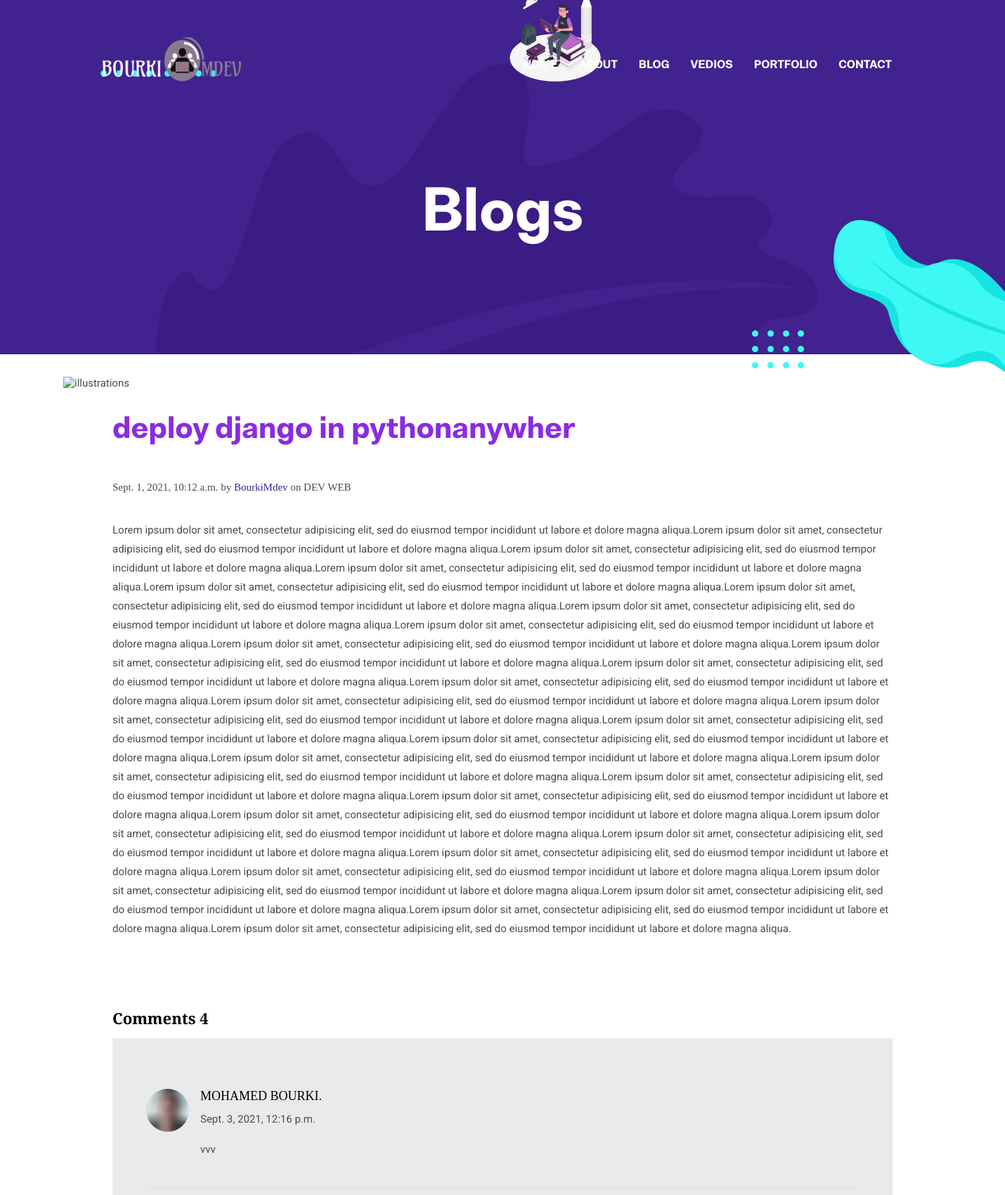
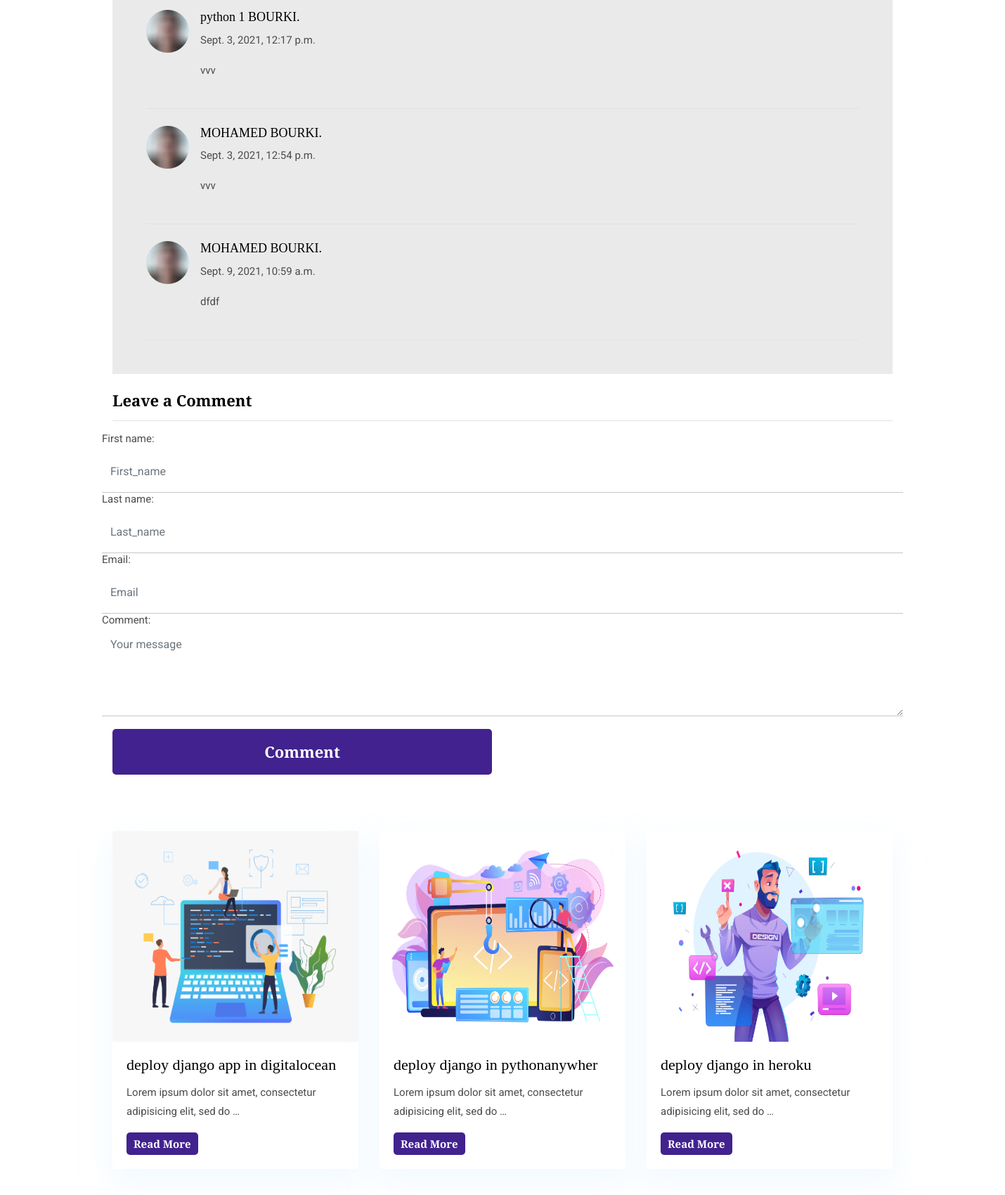
/blogdetail/pythonanywher/ (upper part), run on the app's committed database (2 pictures, top to bottom).
### bourki/models.py (models this page shows, shortened)
class Blog(models.Model):
    title = models.CharField(max_length=200)
    slug = models.SlugField(unique=True)
    category = models.ForeignKey(Categoryblog, on_delete=models.CASCADE)
    image = models.ImageField(upload_to="media")
    view_count = models.PositiveIntegerField(default=0)
    description = RichTextUploadingField(null=True, blank=True)
    small_description=models.TextField(null=True, blank=True,default="")
    seo=models.TextField(null=True, blank=True,default="")
    date=models.DateTimeField(default=timezone.now)

class Comment(models.Model):
    blog=models.ForeignKey(Blog,related_name='comments',on_delete=models.CASCADE)
    First_name=models.CharField(max_length=200)
    Last_name =models.CharField(max_length=200)
    Email=models.EmailField(null=True, blank=True)
    Comment=models.TextField(null=True, blank=True,default="")
    created_at=models.DateTimeField(default=timezone.now)

### bourki/views.py (the view, shortened to what this page needs)
# urls.py: path("blogdetail/<slug:slug>/",DlogdetailView.as_view(),name="blogdetail"),
class  DlogdetailView(CreateView):
    model=Comment
    template_name="blogdetail.html"
    form_class = CommentForm
    success_url = reverse_lazy("bourki:thanks")
    def get_context_data(self, **kwargs):
        context = super().get_context_data(**kwargs)
        url_slug = self.kwargs['slug']
        blog = Blog.objects.get(slug=url_slug)
        blog.view_count += 1
        blog.save()
        context['blog'] = blog
        context['reviews'] = Reviews.objects.all().order_by("-id")
        context['blogs'] = Blog.objects.all().filter().order_by('-id')[0:3]
        return context

### bourki/forms.py
class CommentForm(forms.ModelForm):
    class  Meta:
        model=Comment
        fields = ["First_name", "Last_name","Email", "Comment"]
        widgets = {'First_name': forms.TextInput(attrs={'class': 'form-control', 'placeholder': 'First_name','required': True}),
                           'Last_name': forms.TextInput(attrs={'class': 'form-control', 'placeholder': 'Last_name','required': True}),
                           'Email': forms.EmailInput(attrs={'type':"email", 'class': 'form-control', 'placeholder': 'Email','required': True}),
                           'Comment': forms.Textarea(attrs={'class': 'form-control', 'placeholder': 'Your message','required': True}),
                           }
        readonly_fields = ["created_at"]

### templates/blogdetail.html (shortened to what this page needs)
{% extends 'index.html' %}
{% load static %}
{% block content %}
<!DOCTYPE html>
<html lang="zxx">
<head>
  <link rel="stylesheet" href="plugins/bootstrap/bootstrap.min.css">
  <link rel="stylesheet" href="plugins/slick/slick.css">
  <link rel="stylesheet" href="plugins/themify-icons/themify-icons.css">
  <link href="css/style.css" rel="stylesheet">
</head>
<body>
<section class="page-title bg-primary position-relative">
  <div class="container">
    <div class="row">
      <div class="col-12 text-center">
        <h1 class="text-white font-tertiary">Blogs</h1>
      </div>
    </div>
  </div>
  <img src="{% static 'images/illustrations/page-title.png' %}" alt="illustrations" class="bg-shape-1 w-100">
  <img style="width: 150px;height: 150px;" src="{% static 'images/illustrations/Nerd-amico.png' %}" alt="illustrations" class="bg-shape-4">
  <img src="{% static 'images/illustrations/leaf-yellow.png' %}" alt="illustrations" class="bg-shape-5">
  <img src="{% static 'images/illustrations/dots-group-cyan.png' %}" alt="illustrations" class="bg-shape-6">
  <img src="{% static 'images/illustrations/leaf-cyan-lg.png' %}" alt="illustrations" class="bg-shape-7">
</section>
<section class="section">
  <div class="container">
    <div class="row">
      <div class="col-lg-12">
        <h3 style="color: blueviolet;" class="font-tertiary mb-5">{{blog.title}}</h3>
        <p class="font-secondary">{{blog.date}} by <span class="text-primary">BourkiMdev</span
            class="text-primary"> on <span>DEV WEB</span></p>
        <div class="content">
         <br>
         {{blog.description|safe}}
        </div>
      </div>
    </div>
  </div>
</section>
<section>
  <div class="container">
    <div class="row">
      <div class="col-lg-12">
       {% with blog.comments.count as total_comments %}
        <h4 class="font-weight-bold mb-3">Comments {{total_comments}}</h4>
       {% endwith %}
        {% if not blog.comments.all  %}
        <h5>no comments yet...</h5>
        {% else %}
        <div class="bg-gray p-5 mb-4">
          {% for coment in blog.comments.all %}
          <div class="media border-bottom py-4">
            <img src="{% static 'images/user-1.jpg' %}" class="img-fluid align-self-start rounded-circle mr-3" alt="">
            <div class="media-body">
              <h5 class="mt-0">{{coment.First_name}} {{coment.Last_name}}.</h5>
              <p>{{coment.created_at}}</p>
              <p>{{coment.Comment}}</p>
            </div>
          </div>
           {% endfor %}
           {% endif %}
        </div>
        <h4 class="font-weight-bold mb-3 border-bottom pb-3">Leave a Comment</h4>
        <form method="POST"  class="row">
             {{ form }}
             <div class="col-md-6">
               <br>
            <button type="submit" class="btn btn-primary w-100">Comment</button>
          </div>
        </form>
      </div>
    </div>
  </div>
</section>
<section class="section">
  <div class="container">
    <div class="row">
      {% for x in blogs %}
        <div class="col-lg-4 col-sm-6 mb-4">
          <article class="card shadow">
            <img class="rounded card-img-top" src="{{x.image.url}}" style="height:300px;" alt="post-thumb">
            <div class="card-body">
              <h4 class="card-title"><a class="text-dark" href="blog-single.html">{{x.title}}</a>
              </h4>
              <p class="cars-text">{{x.small_description|truncatewords:10}}</p>
              <a href="{% url 'bourki:blogdetail' x.slug %}" class="btn btn-xs btn-primary">Read More</a>
            </div>
          </article>
        </div>
      {% endfor %}
    </div>
  </div>
</section>
</body>
</html>
{% endblock %}

### templates/index.html (shortened to what this page needs)
{% load static %}
<!DOCTYPE html>
<html lang="zxx">
<head>
  <link rel="stylesheet" href="{% static 'plugins/bootstrap/bootstrap.min.css' %}">
  <link rel="stylesheet" href="{% static 'plugins/slick/slick.css' %}">
  <link rel="stylesheet" href="{% static 'plugins/themify-icons/themify-icons.css' %}">
  <link href="{% static 'css/style.css' %}" rel="stylesheet">
</head>
<body>
<header class="navigation fixed-top">
  <nav class="navbar navbar-expand-lg navbar-dark">
    <a class="navbar-brand font-tertiary h3" href="{% url 'bourki:home' %}"><img src="{% static 'images/logo.png' %}" alt="Myself"></a>
    <div class="collapse navbar-collapse text-center" id="navigation">
      <ul class="navbar-nav ml-auto">
        <li class="nav-item active">
          <a class="nav-link" href="{% url 'bourki:home' %}">Home</a>
        </li>
        <li class="nav-item">
          <a class="nav-link" href="{% url 'bourki:about' %}">about</a>
        </li>
        <li class="nav-item">
          <a class="nav-link" href="{% url 'bourki:blogs' %}">Blog</a>
        </li>
        <li class="nav-item">
          <a class="nav-link" href="{% url 'bourki:vedio' %}">Vedios</a>
        </li>
        <li class="nav-item">
          <a class="nav-link" href="{% url 'bourki:portfolio' %}">Portfolio</a>
        </li>
        <li class="nav-item">
          <a class="nav-link" href="{% url 'bourki:contact' %}">Contact</a>
        </li>
      </ul>
    </div>
  </nav>
</header>
{% block content %}{% endblock %}
</body>
</html>

### static/css/style.css (style rules this page uses)
body { line-height: 1.2; font-family: "Roboto", sans-serif; -webkit-font-smoothing: antialiased; font-size: 15px; color: #4c4c4c; }
p, .paragraph { font-weight: 400; color: #4c4c4c; font-size: 15px; line-height: 1.8; font-family: "Roboto", sans-serif; }
h1, h2, h3, h4, h5, h6 { color: #000; font-family: "Playfair Display", serif; line-height: 1.2; }
h1, .h1 { font-size: 80px; }
h3, .h3 { font-size: 40px; }
h4, .h4 { font-size: 22px; }
h5, .h5 { font-size: 18px; }
.btn { font-size: 22px; font-family: "Playfair Display", serif; text-transform: capitalize; padding: 16px 44px; border-radius: 5px; font-weight: 600; border: 0; position: relative; z-index: 1; transition: .2s ease; }
.btn-xs { padding: 5px 10px; font-size: 15px; }
.btn-primary { background: #41228e; color: #fff; }
body { background-color: #fff; overflow-x: hidden; }
ol, ul { list-style-type: none; margin: 0px; }
img { vertical-align: middle; border: 0; }
a, a:hover, a:focus { text-decoration: none; }
a, button, select { cursor: pointer; transition: .2s ease; }
.section { padding-top: 80px; padding-bottom: 80px; }
.bg-primary { background: #41228e !important; }
.bg-gray { background: #eaeaea !important; }
.text-primary { color: #41228e !important; }
.text-dark { color: #000 !important; }
.font-secondary { font-family: "Playfair Display", serif !important; }
.font-tertiary { font-family: "BwNistaInt-xBd" !important; }
.shadow { box-shadow: 0px 18px 39.1px 6.9px rgba(224, 241, 255, 0.34) !important; }
.form-control { border: 0; border-radius: 0; border-bottom: 1px solid #c7c7c7; height: 60px; }
textarea.form-control { height: 120px; }
.card { border: 0; }
.navigation { padding: 40px 130px; transition: .3s ease; }
.navbar .nav-item .nav-link { font-family: "BwNistaInt-xBd"; text-transform: uppercase; padding: 15px; }
.navbar .nav-item.active { font-weight: bold; }
.navbar-dark .navbar-nav .nav-link { color: #fff; }
.content * { margin-bottom: 20px; }
.page-title { padding: 250px 0 150px; }
.page-title .container { position: relative; z-index: 1; }
.page-title .bg-shape-1 { position: absolute; left: 0; bottom: 0; width: 100%; }
.page-title .bg-shape-4 { position: absolute; left: 50%; top: -20px; }
.page-title .bg-shape-5 { position: absolute; left: 90px; bottom: -50px; }
.page-title .bg-shape-6 { position: absolute; right: 20%; bottom: -20px; }
.page-title .bg-shape-7 { position: absolute; right: -220px; bottom: -100px; }

### data on the page
Blog: title "deploy django in pythonanywher", date "Sept. 1, 2021, 10:12 a.m.", description "Lorem ipsum dolor sit amet, consectetur adipisicing elit, sed do eiusmod tempor incididunt ut labore et dolore magna aliqua.Lorem ipsum dolor sit amet, consectetur adipisicing elit, sed do eiusmod tempor incididunt ut labore et dolore magna aliqua.Lorem ipsum dolor sit amet, consectetur adipisicing elit, sed do eiusmod tempor incididunt ut labore et dolore magna aliqua.Lorem ipsum dolor sit amet, consectetur adipisicing elit, sed do eiusmod tempor incididunt ut labore et dolore magna aliqua.Lorem ipsum dolor sit amet, consectetur adipisicing elit, sed do eiusmod tempor incididunt ut labore et dolore magna aliqua.Lorem ipsum dolor sit amet, consectetur adipisicing elit, sed do eiusmod tempor…", image (picture), small_description "Lorem ipsum dolor sit amet, consectetur adipisicing elit, sed do …"
Comment: First_name "MOHAMED", Last_name "BOURKI", created_at "Sept. 3, 2021, 12:16 p.m.", Comment "vvv"
Comment: First_name "python 1", Last_name "BOURKI", created_at "Sept. 3, 2021, 12:17 p.m.", Comment "vvv"
Comment: First_name "MOHAMED", Last_name "BOURKI", created_at "Sept. 3, 2021, 12:54 p.m.", Comment "vvv"
Comment: First_name "MOHAMED", Last_name "BOURKI", created_at "Sept. 9, 2021, 10:59 a.m.", Comment "dfdf"
Blog: image (picture), title "deploy django app in digitalocean", small_description "Lorem ipsum dolor sit amet, consectetur adipisicing elit, sed do …"
Blog: image (picture), title "deploy django in heroku", small_description "Lorem ipsum dolor sit amet, consectetur adipisicing elit, sed do …"

### other printed values
{{ total_comments }} "4"
